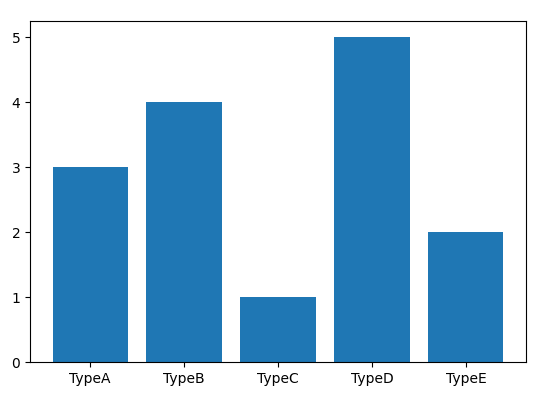

Here is the Python script that generated this plot:
import matplotlib.pyplot as plt


Types = ["TypeA", "TypeB", "TypeC", "TypeD", "TypeE"]
Values = [3, 4, 1, 5, 2]

plt.bar(Types, Values)
plt.show()
